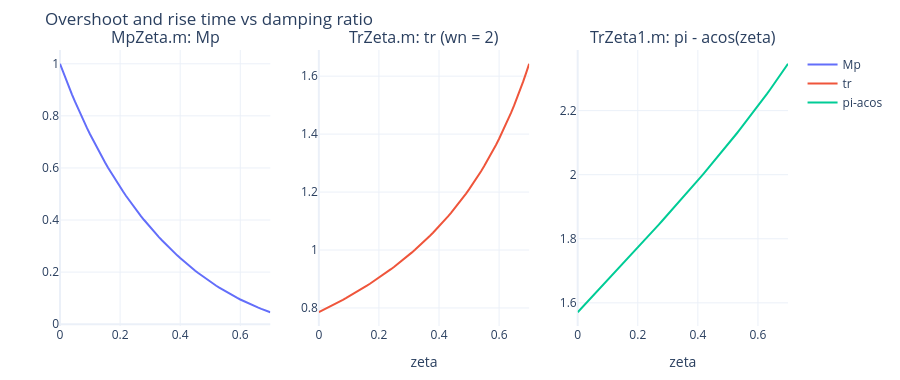

Notebook code for this chart:
### Markdown cell above
## 5. $M_p$、$t_r$ 與阻尼比（`MpZeta.m`、`TrZeta.m`、`TrZeta1.m`）

```matlab
z=0:0.01:0.7;
Mp=exp(-z*pi./sqrt(1-z.^2));      % MpZeta.m
tr=(pi-acos(z))/2./sqrt(1-z.^2);  % TrZeta.m（wn = 2）
trn=pi-acos(z);                    % TrZeta1.m
```
反過來由 $M_p$ 求 $\xi = \dfrac{-\ln M_p}{\sqrt{\pi^2 + \ln^2 M_p}}$。

### Code cell
z = np.arange(0, 0.7001, 0.01)
Mp = np.exp(-z * np.pi / np.sqrt(1 - z ** 2))
fig = make_subplots(rows=1, cols=3, subplot_titles=("MpZeta.m: Mp", "TrZeta.m: tr (wn = 2)", "TrZeta1.m: pi - acos(zeta)"))
fig.add_scatter(x=z, y=np.round(Mp, 5), name="Mp", row=1, col=1)
fig.add_scatter(x=z, y=np.round((np.pi - np.arccos(z)) / 2 / np.sqrt(1 - z ** 2), 5), name="tr", row=1, col=2)
fig.add_scatter(x=z, y=np.round(np.pi - np.arccos(z), 5), name="pi-acos", row=1, col=3)
fig.update_xaxes(title="zeta")
show(fig, "Overshoot and rise time vs damping ratio", h=380)
for mp in (0.37, 0.163, 0.05):
    print(f"Mp = {mp}: zeta = {-np.log(mp) / np.sqrt(np.pi ** 2 + np.log(mp) ** 2):.3f}")
